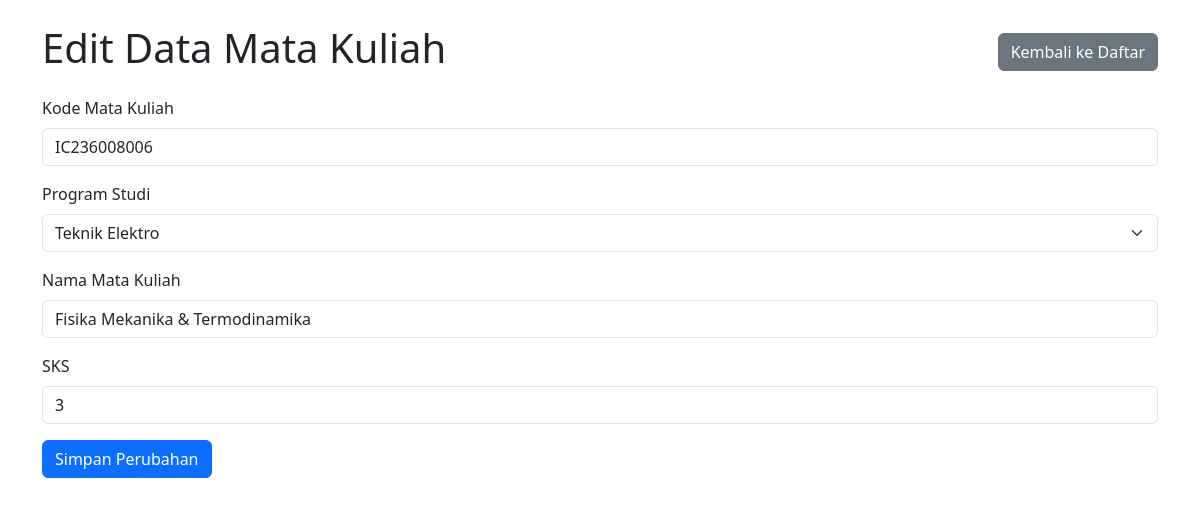
The page /managematkul/edit_matakuliah.php?kode_mk=IC236008006 (signed in) on the database its author committed.
### tables this page shows
CREATE TABLE `matakuliah` (
  `kode_mk` varchar(20) NOT NULL,
  `id_prodi` varchar(5) NOT NULL,
  `nama_mk` varchar(100) NOT NULL,
  `sks` int NOT NULL
);

CREATE TABLE `prodi` (
  `id_prodi` varchar(5) NOT NULL,
  `id_fakultas` varchar(5) NOT NULL,
  `nama_prodi` varchar(100) NOT NULL,
  `jenjang` enum('Profesi','D3','S1','S2','S3') NOT NULL
);

### managematkul/edit_matakuliah.php (the view, shortened to what this page needs)
<?php
require_once '../main/config_db.php';
$entry = null;
$kode_mk_edit = isset($_GET['kode_mk']) ? mysqli_real_escape_string($conn, $_GET['kode_mk']) : null;
$prodi_options = [];
$sql_prodi_list = "SELECT id_prodi, nama_prodi FROM prodi ORDER BY nama_prodi ASC";
$result_prodi_list = mysqli_query($conn, $sql_prodi_list);
if ($result_prodi_list) {
    while ($row_prodi = mysqli_fetch_assoc($result_prodi_list)) {
        $prodi_options[] = $row_prodi;
    }
}
if ($kode_mk_edit && $_SERVER['REQUEST_METHOD'] !== 'POST') {
    $sql_select = "SELECT kode_mk, id_prodi, nama_mk, sks FROM matakuliah WHERE kode_mk = ?";
    $stmt_select = mysqli_prepare($conn, $sql_select);
    mysqli_stmt_bind_param($stmt_select, "s", $kode_mk_edit);
    mysqli_stmt_execute($stmt_select);
    $result = mysqli_stmt_get_result($stmt_select);
    $entry = mysqli_fetch_assoc($result);
}
?>
<!DOCTYPE html>
<html lang="id">
<head>
    <link href="https://cdn.jsdelivr.net/npm/bootstrap@5.3.0/dist/css/bootstrap.min.css" rel="stylesheet">
</head>
<body>
    <div class="container mt-4">
        <div class="d-flex justify-content-between align-items-center mb-3">
            <h1>Edit Data Mata Kuliah</h1>
            <a href="manage_matakuliah.php" class="btn btn-secondary">Kembali ke Daftar</a>
        </div>
        <?php if ($kode_mk_edit && $entry): ?>
            <form method="POST" action="edit_matakuliah.php?kode_mk=<?= htmlspecialchars($kode_mk_edit) ?>">
                <div class="mb-3">
                    <label for="kode_mk_display" class="form-label">Kode Mata Kuliah</label>
                    <input type="text" class="form-control" id="kode_mk_display" value="<?= htmlspecialchars($entry['kode_mk']) ?>" readonly>
                    </div>
                <div class="mb-3">
                    <label for="id_prodi_edit" class="form-label">Program Studi</label>
                    <select class="form-select" id="id_prodi_edit" name="id_prodi" required>
                        <?php foreach ($prodi_options as $prodi): ?>
                            <option value="<?= htmlspecialchars($prodi['id_prodi']) ?>" <?= ($entry['id_prodi'] === $prodi['id_prodi'] ? 'selected' : '') ?>>
                                <?= htmlspecialchars($prodi['nama_prodi']) ?>
                            </option>
                        <?php endforeach; ?>
                    </select>
                </div>
                <div class="mb-3">
                    <label for="nama_mk_edit" class="form-label">Nama Mata Kuliah</label>
                    <input type="text" class="form-control" id="nama_mk_edit" name="nama_mk" value="<?= htmlspecialchars($entry['nama_mk']) ?>" required>
                </div>
                <div class="mb-3">
                    <label for="sks_edit" class="form-label">SKS</label>
                    <input type="number" class="form-control" id="sks_edit" name="sks" value="<?= htmlspecialchars($entry['sks']) ?>" min="1" required>
                </div>
                <button type="submit" class="btn btn-primary">Simpan Perubahan</button>
            </form>
        <?php elseif(!$kode_mk_edit): ?>
            <div class="alert alert-warning">Tidak ada kode mata kuliah yang dipilih untuk diedit.</div>
        <?php endif; ?>
    </div>
</body>
</html>

### rows shown on the page
matakuliah: kode_mk "IC236008006", id_prodi "Teknik Elektro", nama_mk "Fisika Mekanika & Termodinamika", sks "3"
